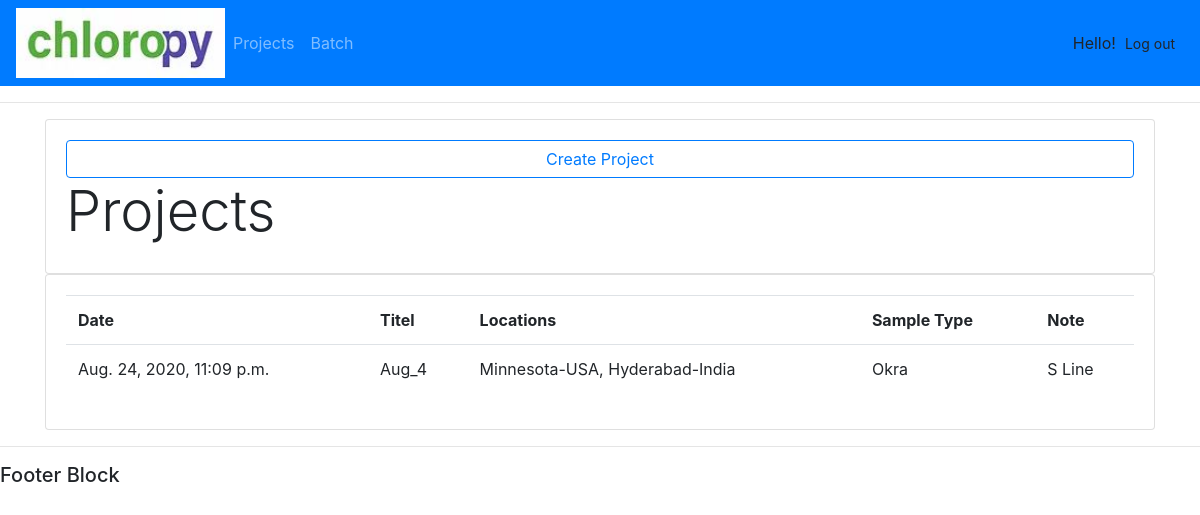
The page /project/ (signed in) on the database its author committed.
### batch/models.py (models this page shows, shortened)
class Project(models.Model):
    name = models.CharField(max_length=255, unique=True)
    locations = models.TextField(default='')
    sample_type = models.CharField(max_length=255)
    short_description = models.CharField(max_length=255, blank=True, null=True)
    description = models.TextField(default='', blank=True, null=True)
    pcreated_by = models.ForeignKey(User, on_delete=models.CASCADE)
    created_at = models.DateTimeField(default=timezone.now)

### batch/views.py (the view)
# urls.py: path('project/', views.pjtView, name='project'),
@login_required(login_url='index')
def pjtView(request):
    projects = Project.objects.filter(pcreated_by=request.user).order_by('-created_at')
    return render(request, 'batch/project.html', {'projects': projects})

### batch/templates/batch/project.html
{% extends 'batch/def_temp.html' %}
{% block content %}
<div class="row justify-content-center">
			<div class="col-md-12">
				<div class="card card-body">
                    <a href="{% url 'cproject' %}" class="float-right btn btn-outline-primary">Create Project</a>
					<h5 class="display-4">Projects</h5>
				</div>
				<div class="card card-body">
					<table class="table">
						<tr>
							<th>Date</th>
							<th>Titel</th>
							<th>Locations</th>
							<th>Sample Type</th>
							<th>Note</th>
						</tr>
						{% for pjt in projects %}
							<tr>
								<td>{{pjt.created_at}}</td>
								<td>{{pjt.name}}</td>
								<td>{{pjt.locations}}</td>
								<td>{{pjt.sample_type}}</td>
								<td>{{pjt.short_description}}</td>
							</tr>
						{% endfor %}
					</table>
				</div>
			</div>
		</div>
{% endblock %}

### rows shown on the page
Project: created_at "Aug. 24, 2020, 11:09 p.m.", name "Aug_4", locations "Minnesota-USA, Hyderabad-India", sample_type "Okra", short_description "S Line"
